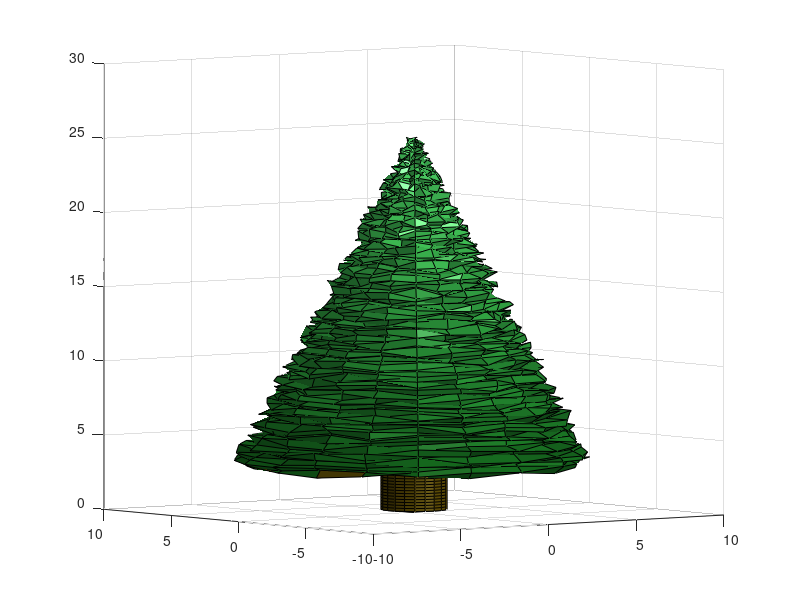

Reproduce this figure in MATLAB. (Note: this script raises an error after producing the figure.)
function [X,Y,Z] = makeTree
%% draw tree
h=0:0.2:25; %vertical grid
[X,Y,Z] = cylinder(tree(h)); %produce a tree formed cylinder
Z=Z*25; %scale to the right heigth

%Add some diffusion to the surface of the tree to make it look more real

treeDiffusion=rand(126,21)-0.5;%some horizontal diffusion data

%add diffusion to the grid points 
for cnt1=1:21
    
    for cnt2=16:126%starting above the trunk
        %get the angle to always diffuse in direction of the radius
        angle=atan(Y(cnt2,cnt1)/X(cnt2,cnt1));
        %split the diffusion in the two coordinates, depending on the angle
        X(cnt2,cnt1)=X(cnt2,cnt1)+cos(angle)*treeDiffusion(cnt2,cnt1);
        Y(cnt2,cnt1)=Y(cnt2,cnt1)+sin(angle)*treeDiffusion(cnt2,cnt1);
        %some Vertical diffusion for each point
        Z(cnt2,cnt1)=Z(cnt2,cnt1)+(rand-0.5)*0.5;
    end
    
end
%draw the tree
surfl(X,Y,Z,'light')

%% View and format

%Use as nice green color map (darker at the bottom, lighter at the top)
r=(0.0430:(0.2061/50):0.2491)';%red component
g=(0.2969:(0.4012/50):0.6981)';%green component
b=(0.0625:(0.2696/50):0.3321)';%blue component
map=[r,g,b];%join in a map
for cnt=1:6
    %change the lower part to brown for the trunk
    map(cnt,:)=[77,63,5]/265;
end

colormap(map)%set the map
view([-37.5,4])%Change the view to see a little more of the Actual 3D tree
lighting phong %some nice lighting
shading interp %remove grid and smoothen the surface color
axis equal %takes care of display in the right proportion
axis([-10 10 -10 10 0 30]) %give some more axis space (for the snow later)
% axis off %but don't show axis
hold on %to draw the rest
title('Ornaments Placement')%self explaining

end % of function


%% ============= private functions

function r=tree(h)%Gives a profile for the tree
for cnt=1:length(h)
    
    if(h(cnt)==0)%no Width at the bottom. Ensures a "closed" trunk
        r(cnt)=0;
    end
    %smaller radius for the trunk
    if (h(cnt)>0 && h(cnt)<=3)
        r(cnt)=1.5;
    end

    %reduce radius gradually from 8 to 0. Note: will only work with a trunk heigth
    %of 3 and a whole tree heigth of 25. Scale the height of the tree in
    %the "draw tree" section, since the cylinder command will return a 1
    %unit high cylinder anyway
    if(h(cnt)>3)
        r(cnt)=8-(h(cnt)-3)*0.3636;
    end

end

end % of function
